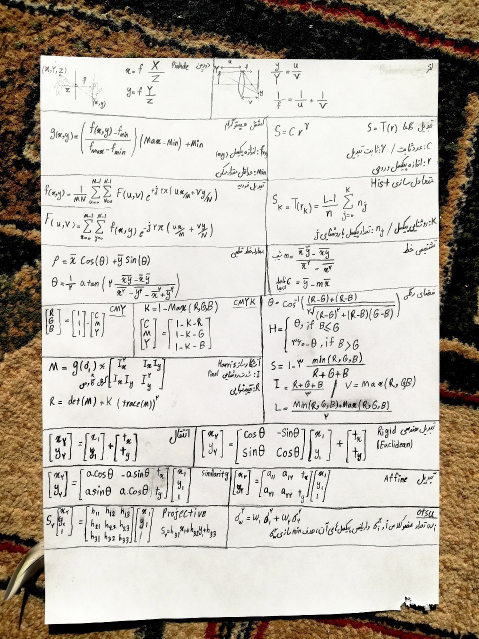
#> input picture HW[7]/images/formula.jpg, 958 x 1278 px (shown at 1/2 size)
$ jupyter execute --allow-errors Q3.ipynb
#> lines starting #> are read from the running program, lines starting #| are printed output that depends on the picture; after the words box and inside, x2 and y2 are one past the last pixel; in counts of white or black regions, pixels touching at a corner belong together
# Imports

[cell 1]
import cv2
import numpy as np
import matplotlib.pyplot as plt
import scipy.stats as st
import scipy.signal as sg

# Utilities

[cell 2]
def imshow(im):
    width, height, *channels = im.shape
    if channels:
        # By default, OpenCV tends to work with images in the BGR format.
        # This is due to some outdated practices, but it has been left in the library.
        # We can iterate the channels in reverse order to get an RGB image.
        plt.imshow(im[:,:,::-1])
    else:
        plt.imshow(im, cmap='gray')
    plt.axis('off')

[cell 3]
def reorder(vertices):
    # OpenCV *prefers* if we use `np.float32`.
    reordered = np.zeros_like(vertices, dtype=np.float32)
    add = vertices.sum(1)
    reordered[0] = vertices[np.argmin(add)]
    reordered[2] = vertices[np.argmax(add)]
    diff = np.diff(vertices, axis=1)
    reordered[1] = vertices[np.argmin(diff)]
    reordered[3] = vertices[np.argmax(diff)]
    return reordered

# Image

[cell 4]
im = cv2.imread('images/formula.jpg')
#> im is the input picture: shape (1278, 958, 3); mean B, G, R 171.3, 180.7, 187.3
imshow(im)

# Process

Follow the hints in each section to implement the functions.

## Grayscale Transform

Use the `cv2.cvtColor` function with any color space you deem appropriate. The resulting image should have a single channel.

[cell 5]
def to_grayscale(im):
    # Your code goes here.
    if im.shape[2] >1:
        output = cv2.cvtColor(im, cv2.COLOR_BGR2GRAY)
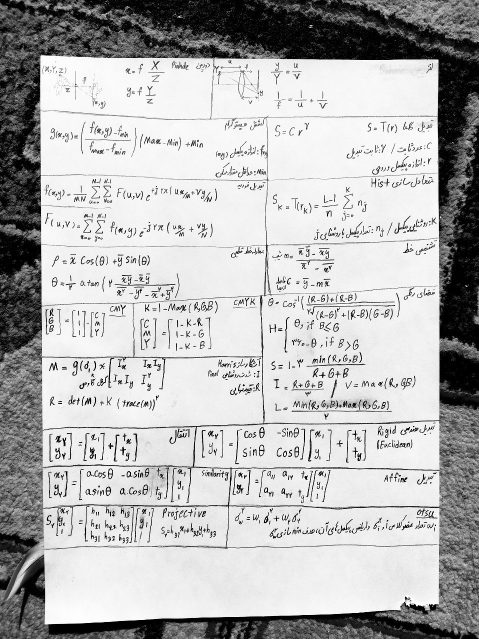
#> output: shape (1278, 958) (shown at 1/2 size); min 0, max 255, mean 181.7
    else:
        output = im
    return output

[cell 6]
grayscale = to_grayscale(im)
imshow(grayscale)

## Blurring the Image

The Gaussian filter or its more advanced sibling, the Bilateral filter, have shown the best results. Go with whatever smoothing filter you prefer. Considering that the image is highly likely to contain texts, adjust your window size accordingly.

[cell 7]
def gkern(kernlen=7, nsig=4):
    """Returns a 2D Gaussian kernel."""

    x = np.linspace(-nsig, nsig, kernlen+1)
    kern1d = np.diff(st.norm.cdf(x))
    kern2d = np.outer(kern1d, kern1d)
    return kern2d/kern2d.sum()

def blur(im,kernel_size=11):
    # Your code goes here.
#> called with kernel_size = 11
    kernel = gkern(kernel_size)
    # print(kernel.shape,im.shape)

    b = sg.correlate(im,kernel,mode='same')
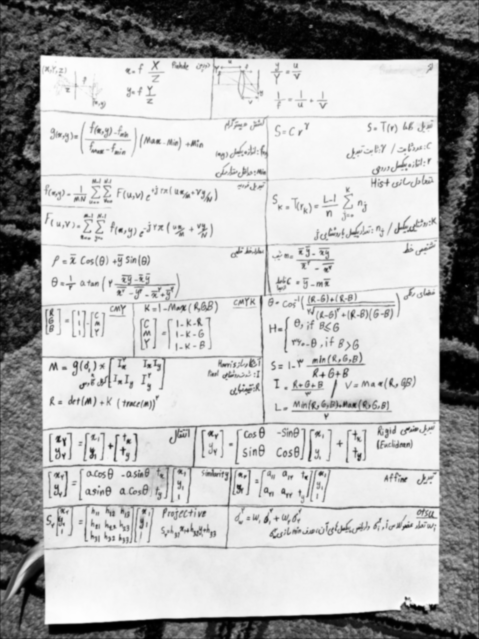
#> b: shape (1278, 958) float64 (shown at 1/2 size); min -7.69e-14, max 253.6, mean 181.5; drawn with min black and max white

    return b

[cell 8]
blurred = blur(grayscale)
imshow(blurred)

## Edge Detection

The `cv2.Canny` filter tends to generate the best results. Tune its thresholds using the provided image and try it on a few more examples.

[cell 9]
def to_edges(im):
    # Your code goes here.
    edge = cv2.Canny(im.astype(np.uint8),100,350)
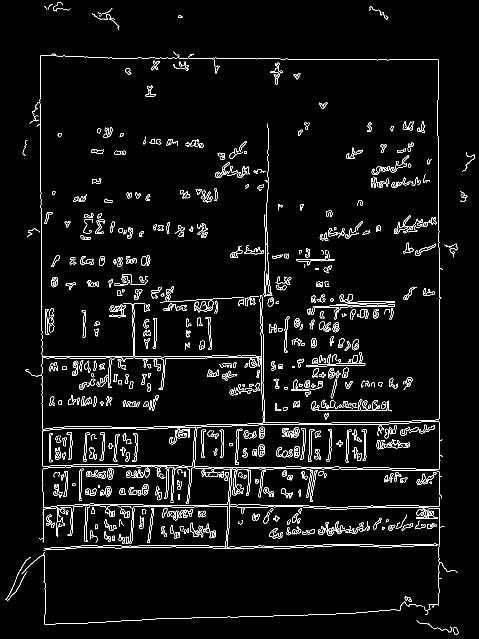
#> edge: shape (1278, 958) (shown at 1/2 size); 4% white in thin lines or dots
    return edge

[cell 10]
edges = to_edges(blurred)
imshow(edges)

## Contour Detection

We highly suggest that you learn more about [image contours](https://docs.opencv.org/4.x/d4/d73/tutorial_py_contours_begin.html), specifically, the `cv2.findContours` function. You'd want to find the contour that has the largest surface area (using `cv2.contourArea`) and simplify its boundaries to a quadrilateral using `cv2.approxPolyDP` (and possibly `cv2.arcLength`). If this all sounds too complicated, go with the Hough transform. As discussed in the instructions, you can use the Hough transform to identify four lines within the output of `to_edges` to identify the most prominent parallelogram present in the image. This isn't, however, the best solution.

Regardless of the method, the output of the function must be the coordinates of the four vertices containing the page, in the form of a `4x2` array.

*Hint*: If you are using `cv2.findContours`, the Simple Approximation Model suffices for our purposes.

[cell 11]
def find_vertices(im):
    # Your code goes here.
    # reference for how to use functions: https://docs.opencv.org/4.x/d3/dc0/group__imgproc__shape.html#gga819779b9857cc2f8601e6526a3a5bc71acc80715d6a2a51855cb3a9a8093a9352

    c , h =cv2.findContours(image=im, mode=cv2.RETR_TREE, method=cv2.CHAIN_APPROX_SIMPLE)
#> c = 978 contours, 422 with area under 20; largest, box (x1, y1, x2, y2) and area: (85, 841, 886, 1017) 42076, (388, 842, 880, 939) 42060, (84, 853, 393, 934) 22150, (84, 854, 391, 934) 22030, (172, 940, 212, 957) 332; h = 978 rows, first 6: [1, -1, -1, -1], [2, 0, -1, -1], [3, 1, -1, -1], [4, 2, -1, -1], [7, 3, 5, -1], [6, -1, -1, 4]

    max_i = 0
    max_a = 0
    for i in range(len(c)):
        area = cv2.contourArea(c[i])
        # print("i:",i,", area:",area)

        if max_a < area:
            max_a = area
            max_i = i
#> this loop made 978 passes
#> (area, max_a) on passes 2, 5, 10, 13, 16, 23, 77, 239, 271, 310: (30.5, 30.5), (54, 54), (57, 57), (89, 89), (96.5, 96.5), (128, 128), (267.5, 267.5), (332, 332), (22150, 22150), (42076.5, 42076.5)
#> area on passes 7, 8, 9, 11, 12, 14: 24, 31.5, 40.5, 37.5, 31.5, 36
#> after the loop, max_a = 42076.5; max_i = 309

    curve=cv2.approxPolyDP(c[max_i],epsilon=20,closed=True)
#> curve = contour of 13 points, box (x1, y1, x2, y2) (85, 847, 880, 1017), area 42216
    # length = cv2.arcLength(curve,closed=True)
    # print("length: ",(length),)
    # print("\nrect: ",curve)

    return curve

[cell 12]
# Let's draw the points on the original image.
imshow(im)
vertices = find_vertices(edges).squeeze()
#> vertices = 13 rows, first 8: [879, 847], [394, 854], [388, 932], [460, 936], [453, 1009], [87, 1014], [85, 939], [333, 933]
plt.scatter([x for x, y in vertices], [y for x, y in vertices])
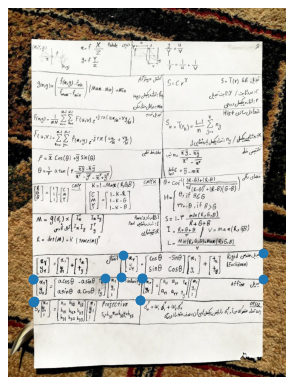
#> figure drawn by matplotlib, 1 panel

## Perspective Transform

We can use the `cv2.getPerspectiveTransform` function to find a transform that maps the region we have identified to a rectangle that we can easily crop. You then need to use `cv2.warpPerspective` to apply this transform and crop out the target region.

**Note**: `cv2.getPerspectiveTransform` expects your vertices in a particular order. They should be top left, top right, bottom right, and finally, bottom left. We have implemented a utility function for this purpose.

[cell 13]
def crop_out(im, vertices):
    # Your code goes here.

    width, height = im.shape[1]-1 , im.shape[0]-1
#> width = 957; height = 1277
    target = np.array([[0,0],[0,height],[width,height],[width,0]])
    # print("target: ",target,"\nvertices: ",vertices,"\nwidth: ",width,"\nheight: ",height)
    transform = cv2.getPerspectiveTransform(vertices.astype(np.float32), target.astype(np.float32))  # get the top or bird eye view effect
    return cv2.warpPerspective(src=im,M= transform,dsize= (width, height))

#> (a cell that did not finish here is left out)

## Image Enhancement

I'll leave this part up to you!

[cell 15]
def enhance(im):
    # Your code goes here.

    hsi = cv2.cvtColor(im,cv2.COLOR_BGR2HSV).astype(np.float32)
    print("shape",hsi.shape)
    (h, s, v) = cv2.split(hsi)
    s = s*.2
    s = np.clip(s,0,255)
    hsi = cv2.merge([h,s,v])

    clahe = cv2.createCLAHE(clipLimit=2.0, tileGridSize=(9, 9))
    v = clahe.apply(v.astype(np.uint8))
    image = cv2.cvtColor(hsi.astype(np.uint8),cv2.COLOR_HSV2BGR)
    grey=cv2.cvtColor(image,cv2.COLOR_RGB2GRAY)
    image = cv2.adaptiveThreshold(grey, 255,
	cv2.ADAPTIVE_THRESH_MEAN_C, cv2.THRESH_BINARY, 19, 8)


    return image.astype(np.uint8)

## Result

Let's put everything together and get the result in one go.

[cell 16]
def scan(im):
    grayscale = to_grayscale(im)
    blurred = blur(grayscale)
    edges = to_edges(blurred)
    vertices = find_vertices(edges)
#> the loop in find_vertices (call 2), `for i in range(len(c)):` made 978 passes
#> area on passes 7, 8, 9, 11, 12, 14, 15, 17, 18, 20, 21, 22: 24, 31.5, 40.5, 37.5, 31.5, 36, 44, 37, 49, 95, 32, 48.5
#> vertices has the same summary as curve in find_vertices
    cropped = crop_out(im, vertices)
    return enhance(cropped)
